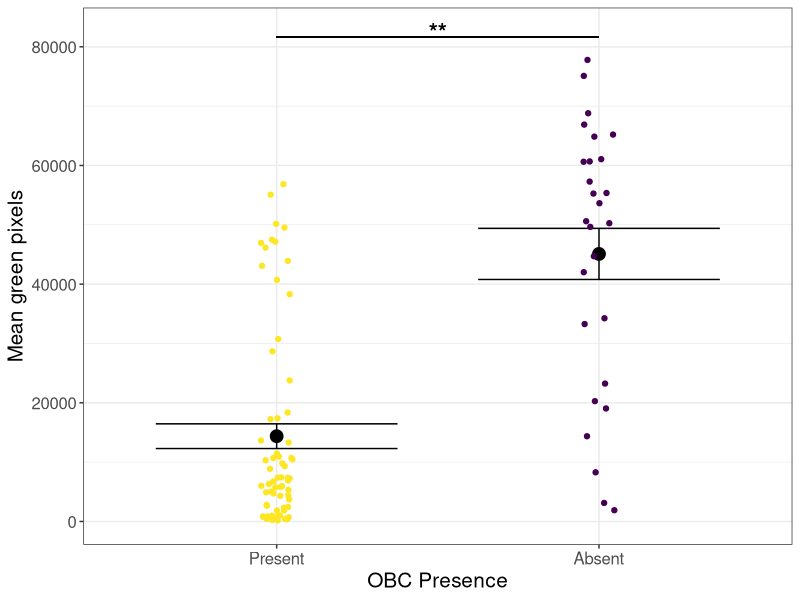
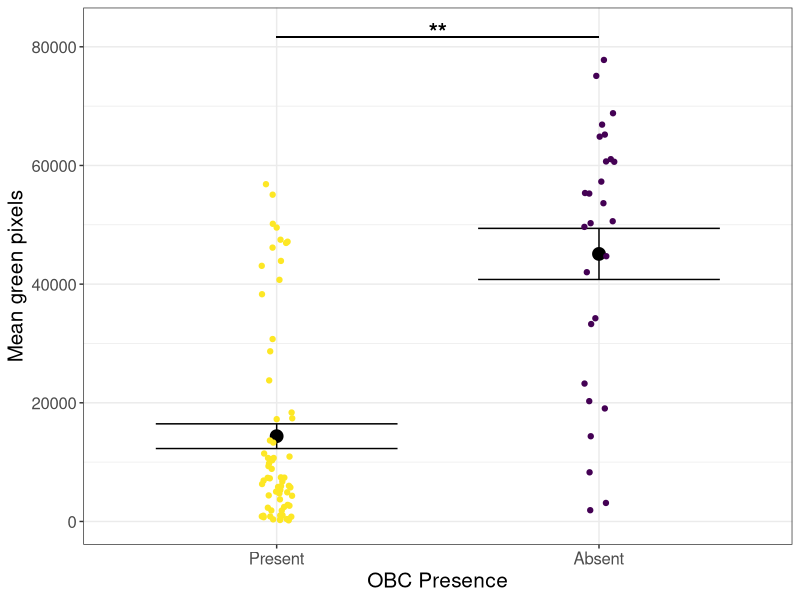

These figures' R source, in order:
# 03_plant_health_OBC.R
#
# Purpose:
#   Compare plant health (mean green pixels) between OBC-present and OBC-absent groups.
#   Plot mean ± s.e. with jittered points; test OBC groups via Wilcoxon.
#
# Input:
#   - data/03_plant_health_OBC/mean_pixels.csv
#   - data/03_plant_health_OBC/OBC_presence.csv
#
# Output:
#   - figures/03_plant_health_OBC.pdf
#   - Wilcoxon test summary printed 
#
# Dependencies:
#   dplyr, ggplot2, viridis
#
# Notes:
#   - OBC factor levels standardized to c("Absent","Present").

library(dplyr)
library(tidyr)
library(ggplot2)
library(viridis)

# read in data
dat <- read.csv("./data/03_plant_health_OBC/mean_pixels.csv", sep = " ")
hap <- read.csv("./data/03_plant_health_OBC/OBC_presence.csv")

# clean & merge
hap <- hap %>%
  mutate(strain = gsub("plate", "p", strain)) %>%
  # keep only strains where we have explicit OBC presence/absence
  filter(!is.na(OBC_presence)) %>%
  mutate(OBC_presence = factor(OBC_presence, levels = c("Absent", "Present")))

obc_dat <- merge(dat, hap, by = "strain")

# plot
# significance bar placement
y_bar <- max(obc_dat$mean_pixel, na.rm = TRUE) * 1.05
y_text <- y_bar * 1.01

set.seed(1)
p <- ggplot(obc_dat, aes(x = reorder(OBC_presence, mean_pixel, FUN = mean),
                         y = mean_pixel, fill = OBC_presence)) +
  stat_summary(fun.data = mean_se, geom = "errorbar", width = 0.75) +
  stat_summary(fun = mean, geom = "point", size = 4) +
  geom_jitter(aes(colour = OBC_presence), width = 0.05, height = 0) +
  scale_fill_viridis_d(option = "D") +
  scale_color_viridis_d(option = "D") +
  theme_bw() +
  theme(text = element_text(size = 15), legend.position = "none") +
  xlab("OBC Presence") + ylab("Mean green pixels") +
  # significance bar (two groups: x=1 to x=2)
  geom_segment(aes(x = 1, xend = 2, y = y_bar, yend = y_bar)) +
  annotate("text", x = 1.5, y = y_text, label = expression(bold("**")), size = 6)

p
ggsave("./figures/03_plant_health_OBC.pdf", p, width = 8, height = 6)

# stats (Wilcoxon rank-sum, robust & consistent with prior script) 
w <- wilcox.test(mean_pixel ~ OBC_presence, data = obc_dat, exact = FALSE)

print(list(
  wilcox_test = w,
  group_sizes = table(obc_dat$OBC_presence),
  group_means = tapply(obc_dat$mean_pixel, obc_dat$OBC_presence, mean, na.rm = TRUE),
  group_se    = tapply(obc_dat$mean_pixel, obc_dat$OBC_presence,
                       function(x) sd(x, na.rm = TRUE)/sqrt(sum(!is.na(x))))
))
